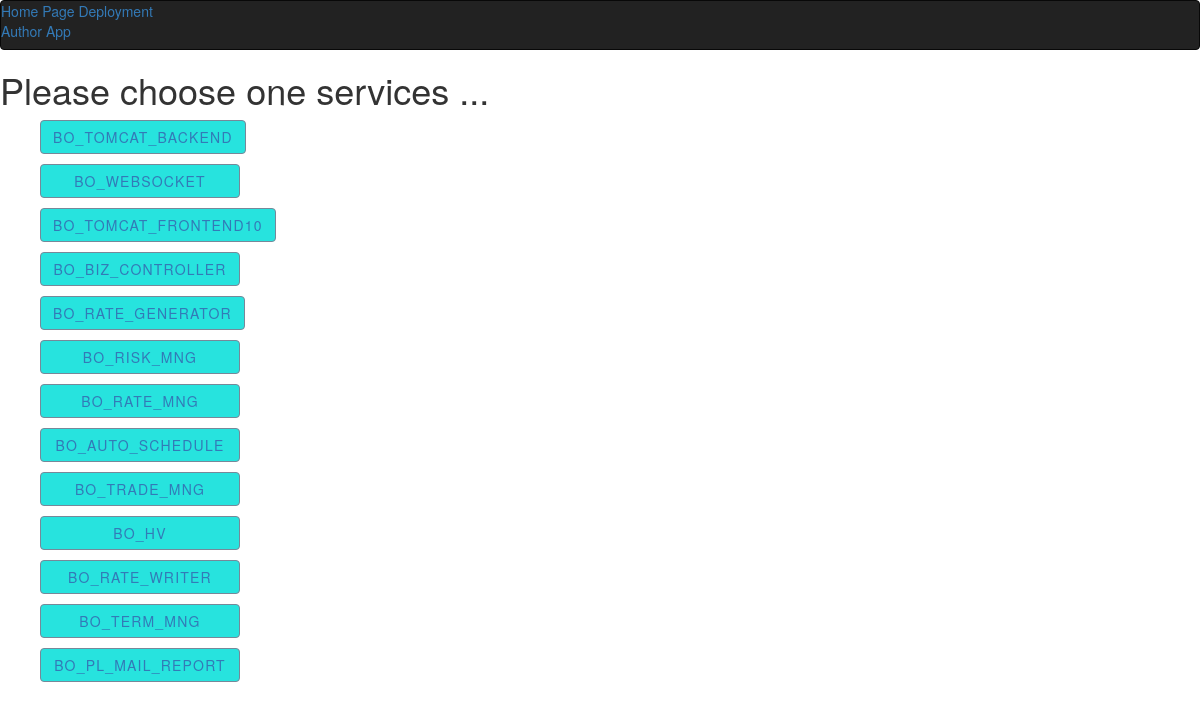
/bo/, run on the app's committed database.
### myapp/models.py (models this page shows, shortened)
class Item(models.Model):
    i_name = models.CharField(max_length=30)
    i_host = models.CharField(max_length=30)
    i_service = models.IntegerField()
    i_link_source = models.CharField(max_length=300, blank=True)
    i_subsystem = models.CharField(max_length=50)
    i_processName = models.CharField(max_length=100)
    i_baseDir     = models.CharField(max_length=100)
    cat = models.ForeignKey(Category,on_delete=models.CASCADE)

### myapp/views.py (the view)
# urls.py: url(r"^bo/$",views.bo_view, name='bo'),
def bo_view(request):
    bo_items = Item.objects.filter(i_subsystem__contains='bo_')
    return render(request, 'bo.html',{'bo_items': bo_items})

### myapp/templates/bo.html (shortened to what this page needs)
{% extends 'base.html' %}
{% block content %}
<h1>Please choose one services  ...</h1>
    {% for bo_item in bo_items %}
    <ul>
        <div class="btn btn--border btn--primary btn--animated">
        <a class="btn-draw" href={% url 'bo_item_detail' name=bo_item.i_name %}> {{ bo_item.i_name }}
    </a></div>
    </ul>
    {% endfor %}
{% endblock content %}

### myapp/templates/base.html (shortened to what this page needs)
{% load staticfiles %}
<!DOCTYPE html>
<html lang="en">
<head>
        <link rel="stylesheet" href="{%  static 'css/style.css' %}"/>
        <link rel="stylesheet" href="https://maxcdn.bootstrapcdn.com/bootstrap/3.3.6/css/bootstrap.min.css">
</head>
<body>
<header>
    <nav class="navbar navbar-inverse">
            <div class="navbar-hearder">
                <a href="{% url 'home' %}">Home Page Deployment</a>
            </div>
        <div class="navbar-hearder">
                <a href="{% url 'contact' %}">Author App</a>
            </div>
    </nav>
</header>
{% block content %}{% endblock content %}
</body>
</html>

### myapp/static/css/style.css (style rules this page uses)
* { box-sizing: border-box; }
.btn, button { background: #27e3de; border: none; font-size: 10px; font-size: 1rem; background-color: #27e3de; color: white; letter-spacing: 1.5px; text-transform: uppercase; padding: 14px 21px; padding: 1.4rem 2.1rem; border: 2px solid #27e3de; transition: color 0.1s cubic-bezier(0.16, 0.08, 0.355, 1), background 0.1s cubic-bezier(0.16, 0.08, 0.355, 1); display: inline-block; cursor: pointer; width: 100%; min-width: 200px; min-width: 20rem; outline: none; vertical-align: middle; text-align: center; position: relative; overflow: hidden; }
@media (min-width: 400px) { .btn, button { width: auto; } }
@media (min-width: 800px) { .btn, button { font-size: 1.1rem; padding: 1.6rem 2.8rem; } }
body { position: relative; font-family: sans-serif; font-size: 14px; }
.btn { position: relative; display: inline-block; letter-spacing: 1.2px; padding: 12px 32px; text-align: center; text-transform: uppercase; overflow: hidden; z-index: 1; cursor: pointer; }
.btn--primary { color: lightslategray; }
.btn--border { border-width: 1px; border-style: solid; border-radius: 10px; box-sizing: border-box; }
.btn--animated { transition-property: color; transition-duration: 0.5s; }
.btn--animated.btn--border.btn--primary { border: 1px solid lightslategray; }
.btn--animated:before { content: ""; position: absolute; top: 0; left: 0; right: 0; bottom: 0; background: lightslategray; transform: scaleX(0); transform-origin: 0 50%; transition-property: transform; transition-duration: 0.5s; transition-timing-function: ease-out; z-index: -1; }

### data on the page
Item: i_name "BO_TOMCAT_BACKEND"
Item: i_name "BO_WEBSOCKET"
Item: i_name "BO_TOMCAT_FRONTEND10"
Item: i_name "BO_BIZ_CONTROLLER"
Item: i_name "BO_RATE_GENERATOR"
Item: i_name "BO_RISK_MNG"
Item: i_name "BO_RATE_MNG"
Item: i_name "BO_AUTO_SCHEDULE"
Item: i_name "BO_TRADE_MNG"
Item: i_name "BO_HV"
Item: i_name "BO_RATE_WRITER"
Item: i_name "BO_TERM_MNG"
Item: i_name "BO_PL_MAIL_REPORT"
